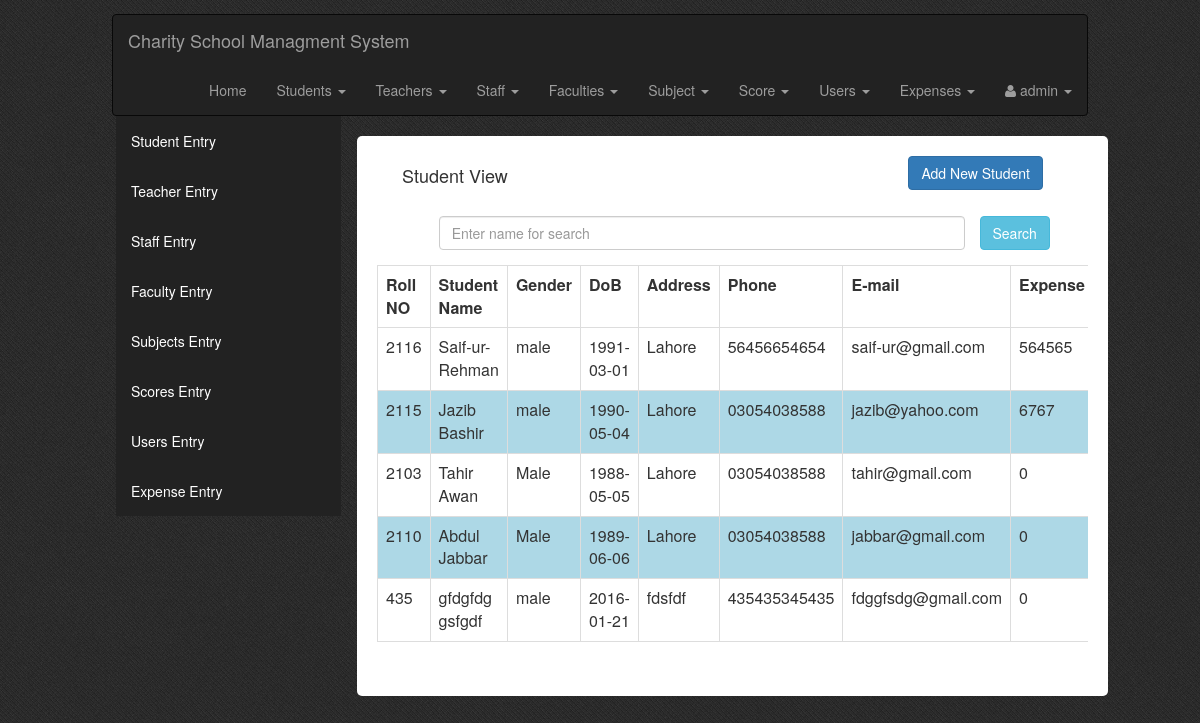
/everyone.php?tag=view_students, run on the app's committed database.
### tables this page shows
CREATE TABLE `stu_tbl` (
  `roll_no` int(10) NOT NULL,
  `stu_id` int(10) UNSIGNED NOT NULL,
  `f_name` varchar(50) NOT NULL,
  `l_name` varchar(50) NOT NULL,
  `gender` char(10) NOT NULL,
  `dob` date NOT NULL,
  `address` varchar(100) NOT NULL,
  `phone` varchar(50) NOT NULL,
  `email` varchar(70) NOT NULL,
  `student_expense` int(11) NOT NULL
);

### View_Students.php (the view, shortened to what this page needs)
<!DOCTYPE html PUBLIC "-//W3C//DTD XHTML 1.0 Transitional//EN" "http://www.w3.org/TR/xhtml1/DTD/xhtml1-transitional.dtd">
<html xmlns="http://www.w3.org/1999/xhtml">
<head>
<link rel="stylesheet" type="text/css" href="css/style_view.css" />
</head>
<body>
<div class="col-md-12  view-form-style">
    <div class="col-md-12 entry-head margin-20b">
        <h4 class="left">Student View</h4>
        <a class="btn btn-primary right" href="?tag=student_entry">Add New Student</a>
    </div>
    <form role="form" data-toggle="validator" method="post" class="form-horizontal">
        <div class="form-group">
            <div class="col-md-9 col-md-offset-1     col-xs-9 col-sm-10">
            <input type="text" class="form-control" name="searchtxt" Placeholder="Enter name for search" autocomplete="off"/></div>
            <input type="submit" name="btnsearch" value="Search" class="btn btn-info"/>
        </div>
    </form>
<form method="post">
    <div class="table-responsive">
        <table class="table table-bordered">
        <tr>
            <th>Roll NO</th>
            <th>Student Name</th>
            <th>Gender</th>
            <th>DoB</th>
            <th>Address</th>
            <th>Phone</th>
            <th>E-mail</th>
            <th>Expense</th>
        </tr>
        <?php
	$key="";
	if($key !="")
		$sql_sel=mysql_query("SElECT * FROM stu_tbl WHERE f_name  like '%$key%' or l_name like '%$key%'");
	else
		 $sql_sel=mysql_query("SELECT * FROM stu_tbl");
    $i=0;
    while($row=mysql_fetch_array($sql_sel)){
    $i++;
    $color=($i%2==0)?"lightblue":"white";
    ?>
      <tr bgcolor="<?php echo $color?>">
            <td><?php echo $row['roll_no'];?></td>
            <td><?php echo $row['f_name']."    ".$row['l_name'];?></td>
            <td><?php echo $row['gender'];?></td>
            <td><?php echo $row['dob'];?></td>
            <td><?php echo $row['address'];?></td>
            <td><?php echo $row['phone'];?></td>
            <td><?php echo $row['email'];?></td>
            <td><?php echo $row['student_expense'];?></td>
        </tr>
    <?php
    }
    ?>
    </table>
    </div>
</form>
</body>
</html>

### css/style.css (style rules this page uses)
body { background:url(../picture/navy_blue.png); }
.left { float: left; margin-left: 10px; }
.right { float: right; margin-right: 30px; }
.margin-20b { margin-bottom: 20px; }
.entry-head { overflow: hidden; }
.view-form-style { margin-left: 20px; background-color: #fff; padding: 20px; border-radius: 5px; }

### data on the page
stu_tbl: roll_no "2116", f_name "Saif-ur-", l_name "Rehman", gender "male", dob "1991-03-01", address "Lahore", phone "56456654654", email "saif-ur@gmail.com", student_expense "564565"
stu_tbl: roll_no "2115", f_name "Jazib", l_name "Bashir", gender "male", dob "1990-05-04", address "Lahore", phone "03054038588", email "jazib@yahoo.com", student_expense "6767"
stu_tbl: roll_no "2103", f_name "Tahir", l_name "Awan", gender "Male", dob "1988-05-05", address "Lahore", phone "03054038588", email "tahir@gmail.com", student_expense "0"
stu_tbl: roll_no "2110", f_name "Abdul", l_name "Jabbar", gender "Male", dob "1989-06-06", address "Lahore", phone "03054038588", email "jabbar@gmail.com", student_expense "0"
stu_tbl: roll_no "435", f_name "gfdgfdg", l_name "gsfgdf", gender "male", dob "2016-01-21", address "fdsfdf", phone "435435345435", email "fdggfsdg@gmail.com", student_expense "0"
